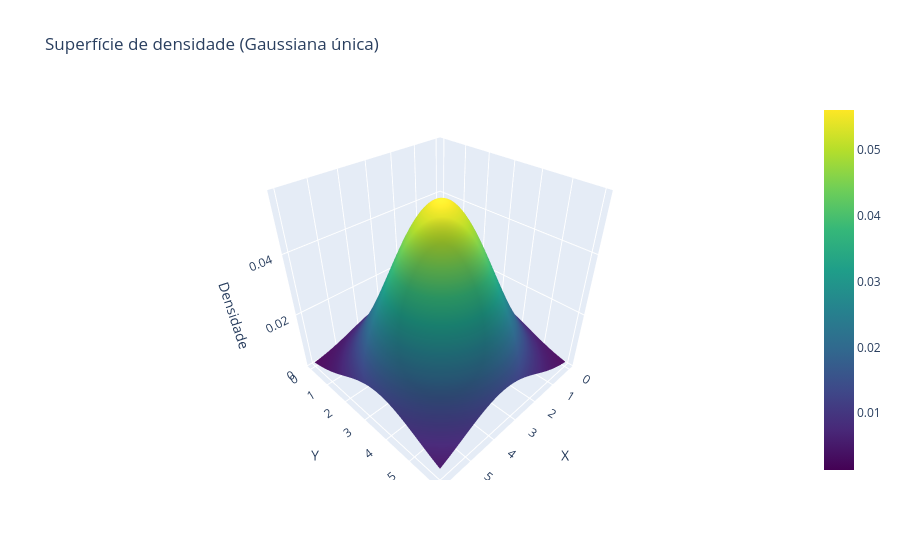

The notebook cell saved with this chart:
### Code cell
import numpy as np
import matplotlib.pyplot as plt
import plotly.graph_objects as go

# Função PDF Gaussiana multivariada
def pdf(x, mu, sigma):
    n = len(x)
    const = 1 / np.sqrt(((2*np.pi)**n) * np.linalg.det(sigma))
    diff = (x - mu).reshape(-1, 1)
    expo = -0.5 * diff.T @ np.linalg.inv(sigma) @ diff
    return float(const * np.exp(expo))

# Todos os pontos juntos
X_all = np.vstack([xc1, xc2])

# Média e covariância única
mu_all = np.mean(X_all, axis=0)
sigma_all = np.cov(X_all.T)

print("Média única:", mu_all)
print("Covariância única:\n", sigma_all)

# Grade
x = np.linspace(0, 6, 100)
y = np.linspace(0, 6, 100)
Xgrid, Ygrid = np.meshgrid(x, y)

# Densidade usando Gaussiana única
Z_single = np.zeros(Xgrid.shape)
for i in range(Xgrid.shape[0]):
    for j in range(Xgrid.shape[1]):
        point = np.array([Xgrid[i, j], Ygrid[i, j]])
        Z_single[i, j] = pdf(point, mu_all, sigma_all)

# --- Plot 2D ---
plt.contourf(Xgrid, Ygrid, Z_single, levels=30, cmap="viridis")
plt.scatter(xc1[:,0], xc1[:,1], color='red', s=10, label="Grupo 1")
plt.scatter(xc2[:,0], xc2[:,1], color='blue', s=10, label="Grupo 2")
plt.legend()
plt.colorbar(label="Densidade")
plt.title("Superfície de densidade com Gaussiana única")
plt.xlim(0,6)
plt.ylim(0,6)
plt.show()

# --- Plotly 3D ---
fig = go.Figure(data=[go.Surface(z=Z_single, x=Xgrid, y=Ygrid, colorscale="Viridis")])
fig.update_layout(
    title="Superfície de densidade (Gaussiana única)",
    scene=dict(
        xaxis_title="X",
        yaxis_title="Y",
        zaxis_title="Densidade"
    )
)
fig.show()

### Figure 1 — Plotly figure (JSON) as saved in the notebook; plotly's stock layout.template omitted (floating-point values rounded to 4 significant figures; data arrays with more than 128 entries replaced by an {"elided": "..."} marker saying what was removed)
{"data": [{"colorscale": [[0, "#440154"], [0.1111, "#482878"], [0.2222, "#3e4989"], [0.3333, "#31688e"], [0.4444, "#26828e"], [0.5556, "#1f9e89"], [0.6667, "#35b779"], [0.7778, "#6ece58"], [0.8889, "#b5de2b"], [1, "#fde725"]], "type": "surface", "x": {"elided": "100x100 float values"}, "y": {"elided": "100x100 float values"}, "z": {"elided": "100x100 float values"}}], "layout": {"scene": {"xaxis": {"title": {"text": "X"}}, "yaxis": {"title": {"text": "Y"}}, "zaxis": {"title": {"text": "Densidade"}}}, "title": {"text": "Superfície de densidade (Gaussiana única)"}}}
